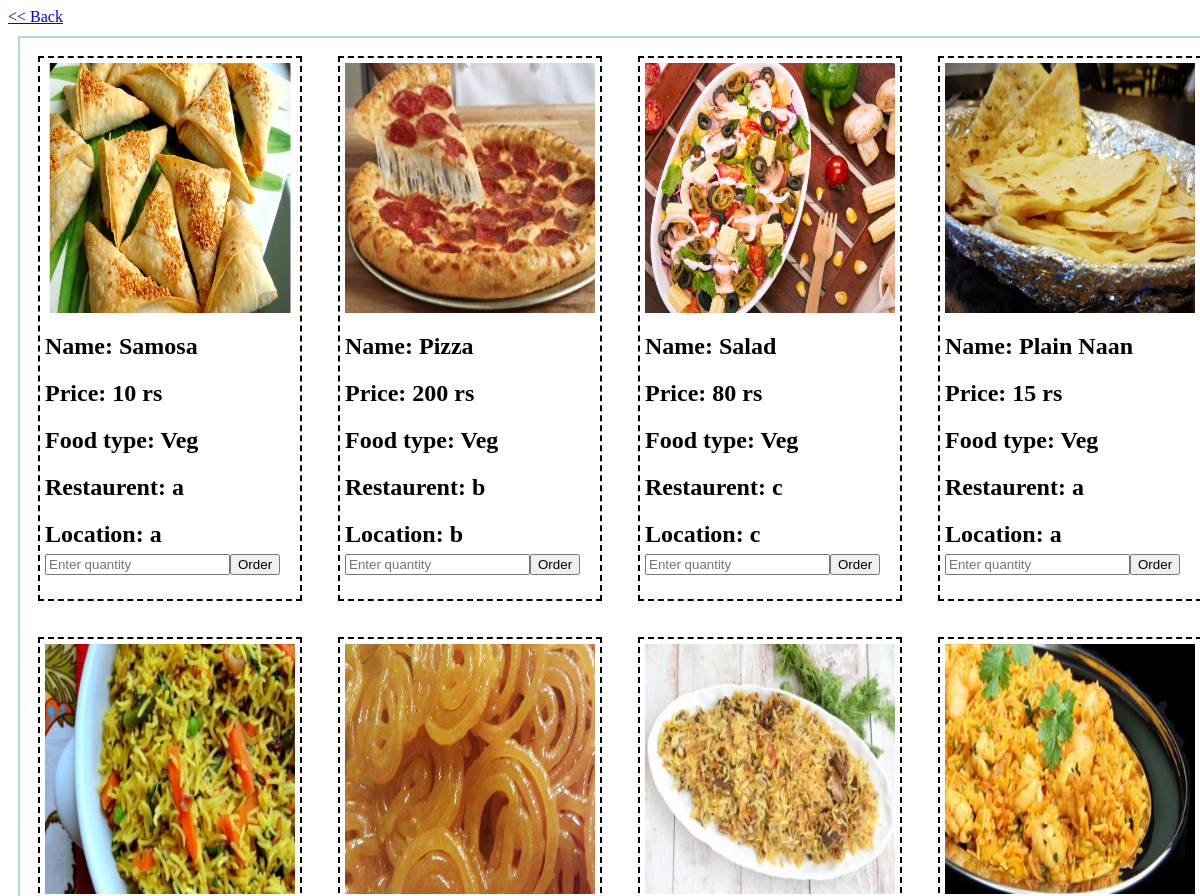
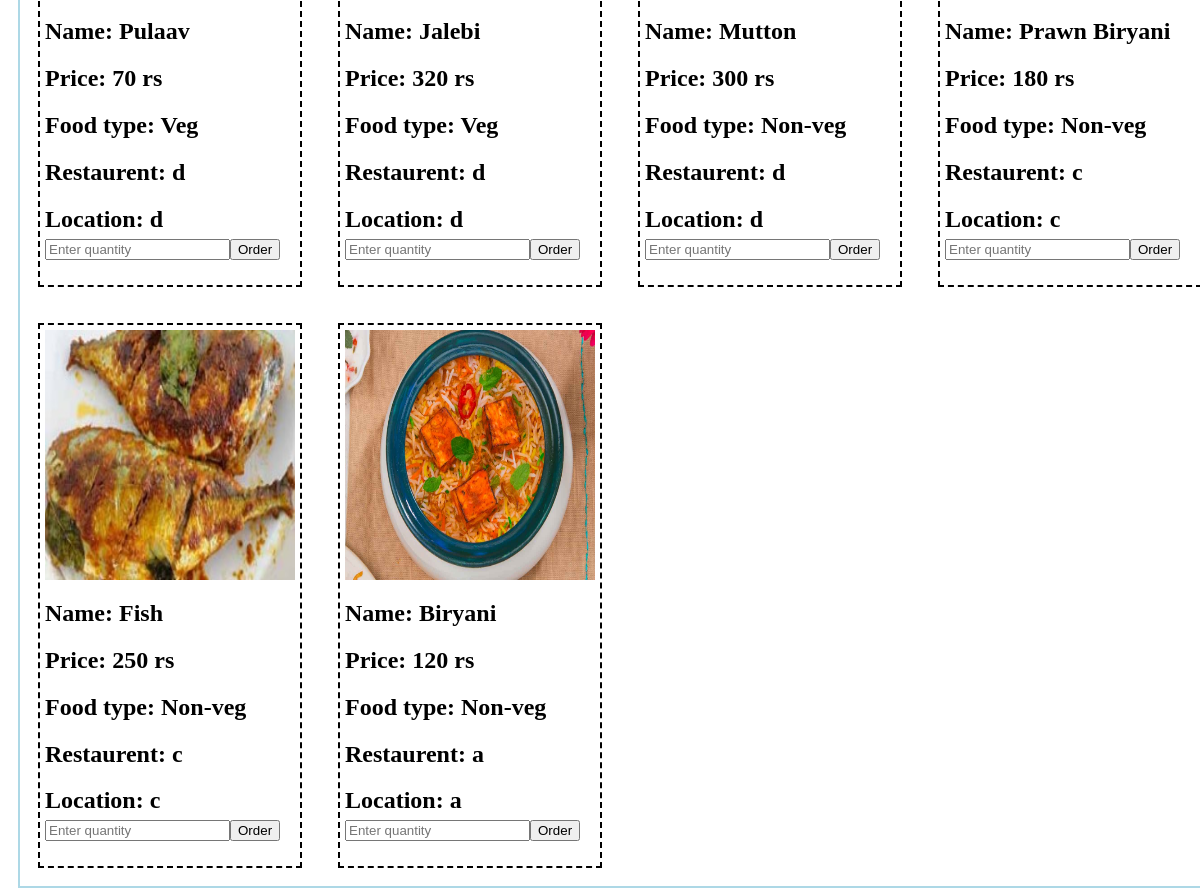
The app's page /menu.php (signed in) with its own data (2 pictures, top to bottom).
### tables this page shows
CREATE TABLE `food` (
  `id` int(5) NOT NULL,
  `name` varchar(50) NOT NULL,
  `price` int(5) NOT NULL,
  `res_id` int(5) NOT NULL,
  `pref` tinyint(1) NOT NULL,
  `image` varchar(100) DEFAULT NULL
);

CREATE TABLE `restaurents` (
  `id` int(5) NOT NULL,
  `name` varchar(50) NOT NULL,
  `email` varchar(50) NOT NULL,
  `password` varchar(64) NOT NULL,
  `location` varchar(100) NOT NULL
);

### menu.php (the view, shortened to what this page needs)
<!DOCTYPE html>
<html lang="en">
<head>
</head>
<body>
<?php if(isset($_SESSION['user']) &&  $_SESSION['user']== 'cus')
        echo "<a style='font-size:20 px;', href='cus_home.php'><< Back</a>";
      else if(isset($_SESSION['user']) &&  $_SESSION['user']== 'res')
        echo "<a style='font-size:20px;', href='res_home.php'><< Back</a>";
      else
      echo "<a style='font-size:20px;', href='index.php'><< Back</a>";
?>
<div class="menu">
    <?php
    include("config.php");
    if(isset($_SESSION['user']) &&  $_SESSION['user']== 'cus'){
        $pref = $conn->query("SELECT pref FROM customers WHERE id =".$_SESSION['id'])->fetch_assoc();
        $sql = "SELECT * FROM food ORDER BY pref=".$pref['pref']." DESC";}
    else
        $sql = "SELECT * FROM food";
    $result = $conn->query($sql);
    if ($result->num_rows > 0)
    {
        while($row = $result->fetch_assoc())
        {
            $res = $conn->query("SELECT * FROM restaurents WHERE id =".$row['res_id'])->fetch_assoc();
            $pref = $row['pref']?"Non-veg":"Veg";
            echo "<div class='food'>";
            echo "<img width = '250' height = '250' style='vertical-align:top;' src=".$row['image'].">
                 <h2>Name: " . $row["name"]. "<h2><h2>Price: " . $row["price"]." rs</h2> <h2>Food type: ".$pref."<h2>".
                 "<h2>Restaurent: " . $res["name"]. "<h2><h2>Location: " . $res["location"]." ".
                 "<form action='menu.php' method='POST' >".
                 "<input type='number'  step = '1' id='price' name = 'quantity' placeholder='Enter quantity' >".
                 "<input type='hidden' name = 'id' value ='".$row['id']."' >".
                 "<button type='submit' id='button' name='submit'>Order</button></form>";
            echo "</div>";
        }
    }
    else
        echo "NO FOOD";
    ?>
  </div>
</body>
</html>

### menu.php (style rules this page uses)
body { background-image: url('images/background.jpg'); background-size: cover; }
.menu { width: 75em; height: fit-content; border: solid lightblue 2px; margin: 10px; display: flex; flex-wrap: wrap; }
.food { width: fit-content; height: fit-content; padding: 5px ; margin: 18px; display: block; border: dashed 2px; }

### records on screen
food: image (picture), name "Samosa", price "10", pref "Veg", restaurents.name "a", restaurents.location "a"
food: image (picture), name "Pizza", price "200", pref "Veg", restaurents.name "b", restaurents.location "b"
food: image (picture), name "Salad", price "80", pref "Veg", restaurents.name "c", restaurents.location "c"
food: image (picture), name "Plain Naan", price "15", pref "Veg", restaurents.name "a", restaurents.location "a"
food: image (picture), name "Pulaav", price "70", pref "Veg", restaurents.name "d", restaurents.location "d"
food: image (picture), name "Jalebi", price "320", pref "Veg", restaurents.name "d", restaurents.location "d"
food: image (picture), name "Mutton", price "300", pref "Non-veg", restaurents.name "d", restaurents.location "d"
food: image (picture), name "Prawn Biryani", price "180", pref "Non-veg", restaurents.name "c", restaurents.location "c"
food: image (picture), name "Fish", price "250", pref "Non-veg", restaurents.name "c", restaurents.location "c"
food: image (picture), name "Biryani", price "120", pref "Non-veg", restaurents.name "a", restaurents.location "a"
